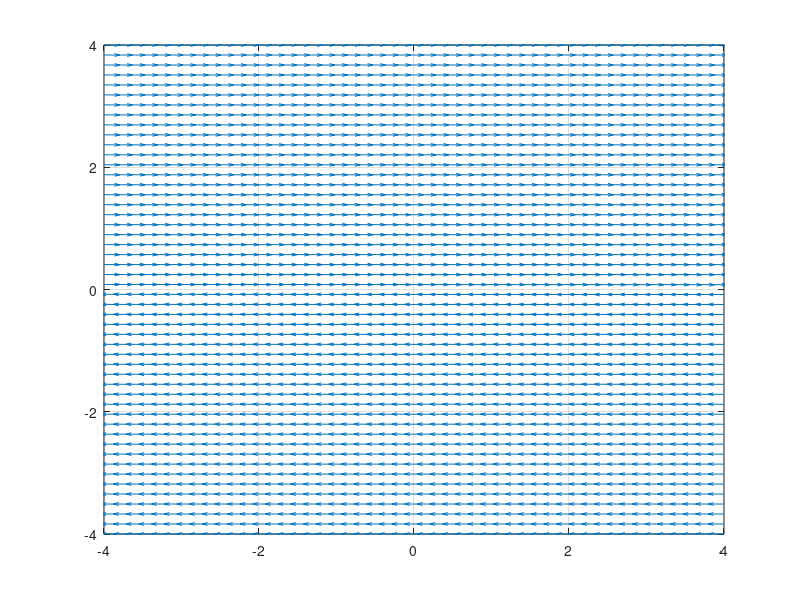

This figure's MATLAB source: (Note: this script raises an error after producing the figure.)
clc
clear
close all 
warning off

Ts = linspace(-4,4,50);
[x1,x2] = meshgrid(Ts,Ts);
dx1= -0.313*x1 + 56.7*x2;
dx2= -0.0139*x1 - 0.426*x2;
xdot1 = dx1./(sqrt((dx1).^2 + (dx2).^2));
xdot2 = dx2./(sqrt((dx1).^2 + (dx2).^2));
figure
quiver(x1,x2,xdot1,xdot2)
% quiver(x1,x2,dx1,dx2)
axis([-4 4 -4 4])
grid on
hold on

options = odeset('RelTol',1e-4,'AbsTol',[1e-5 1e-5]);

for i = -10:10
    [~,X] = ode45(@plane,[0 10],[i,i]',options);
    plot(X(:,1),X(:,2),'r')
    hold on
    [~,X] = ode45(@plane,[10 0],[i,i]',options);
    plot(X(:,1),X(:,2),'r')
    hold on
    [~,X] = ode45(@plane,[0 10],[-i,i]',options);
    plot(X(:,1),X(:,2),'r')
    hold on
    [~,X] = ode45(@plane,[10 0],[-i,i]',options);
    plot(X(:,1),X(:,2),'r')
    hold on
end

function [dx] = plane(t,x)
dx = zeros(2,1);
dx(1)= -0.313*x(1) + 56.7*x(2);
dx(2)= -0.0139*x(1) - 0.426*x(2);
end
